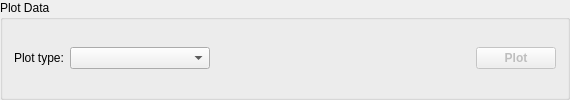
        <widget class="QGroupBox" name="groupBox_4">
         <property name="title">
          <string>Plot Data</string>
         </property>
         <layout class="QGridLayout" name="gridLayout_2">
          <item row="0" column="0">
           <layout class="QHBoxLayout" name="horizontalLayout">
            <property name="sizeConstraint">
             <enum>QLayout::SetDefaultConstraint</enum>
            </property>
            <item>
             <widget class="QLabel" name="label_2">
              <property name="maximumSize">
               <size>
                <width>100000</width>
                <height>16777215</height>
               </size>
              </property>
              <property name="toolTip">
               <string>Select the type of plot.</string>
              </property>
              <property name="text">
               <string>Plot type:</string>
              </property>
             </widget>
            </item>
            <item>
             <widget class="QComboBox" name="frontPlotFuncs">
              <property name="sizePolicy">
               <sizepolicy hsizetype="Expanding" vsizetype="Fixed">
                <horstretch>0</horstretch>
                <verstretch>0</verstretch>
               </sizepolicy>
              </property>
              <property name="minimumSize">
               <size>
                <width>140</width>
                <height>0</height>
               </size>
              </property>
              <property name="maximumSize">
               <size>
                <width>16777215</width>
                <height>16777215</height>
               </size>
              </property>
             </widget>
            </item>
            <item>
             <spacer name="horizontalSpacer_12">
              <property name="orientation">
               <enum>Qt::Horizontal</enum>
              </property>
              <property name="sizeType">
               <enum>QSizePolicy::Expanding</enum>
              </property>
              <property name="sizeHint" stdset="0">
               <size>
                <width>260</width>
                <height>20</height>
               </size>
              </property>
             </spacer>
            </item>
            <item>
             <widget class="QPushButton" name="frontPlotButton">
              <property name="enabled">
               <bool>false</bool>
              </property>
              <property name="maximumSize">
               <size>
                <width>100</width>
                <height>16777215</height>
               </size>
              </property>
              <property name="font">
               <font>
                <weight>75</weight>
                <bold>true</bold>
               </font>
              </property>
              <property name="text">
               <string>Plot</string>
              </property>
             </widget>
            </item>
           </layout>
          </item>
         </layout>
        </widget>
